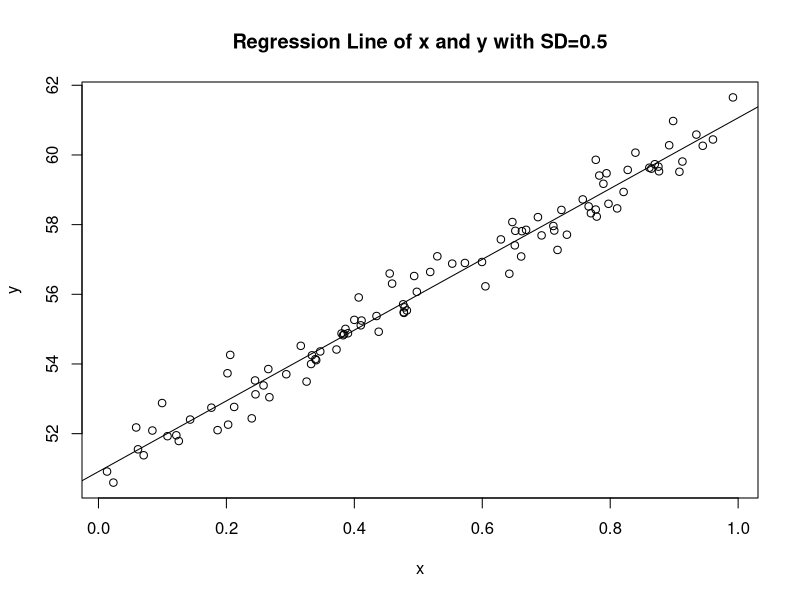
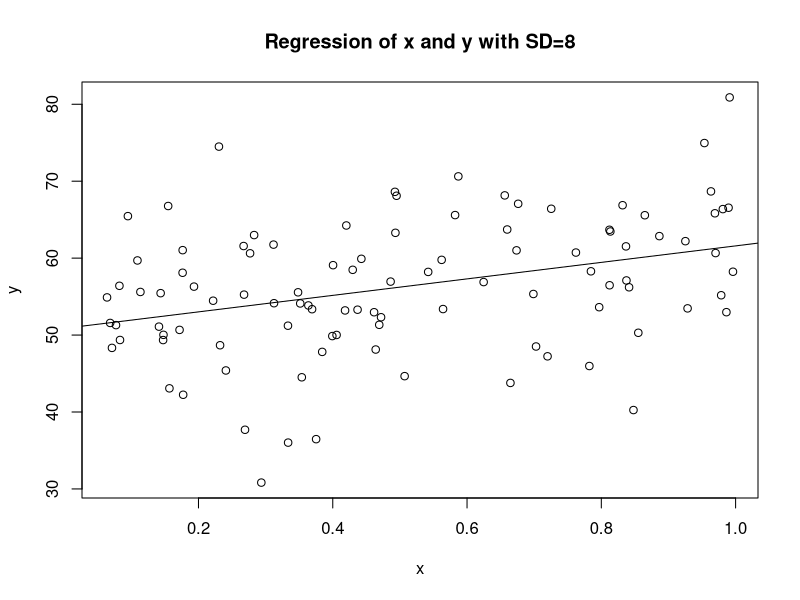
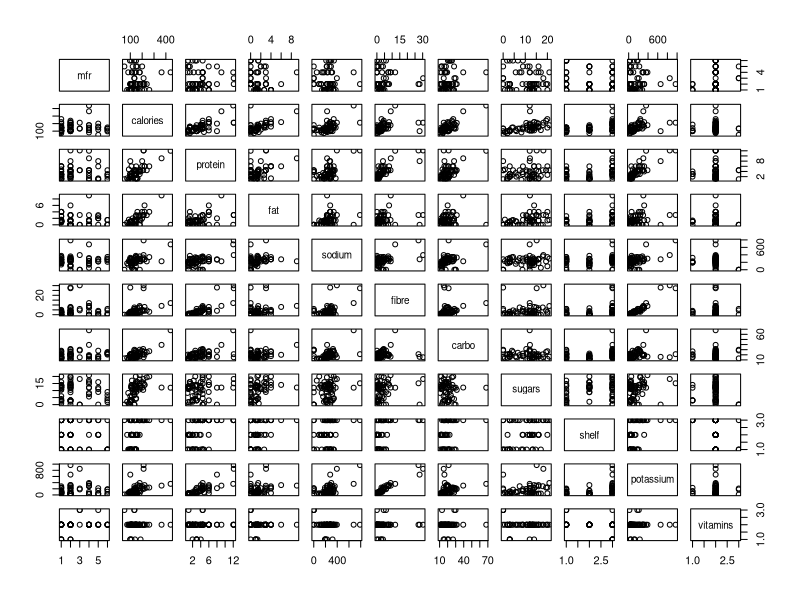

These charts were generated, in order, by the following R code:
## ---- chunk 1
knitr::opts_chunk$set(echo = TRUE)
## ---- chunk 2
set.seed(1)
x = runif(100,0,1)
y = 51 + 10*x + rnorm(100, mean=0, sd=.5)
SimulatedData = data.frame(cbind(x,y))

## ---- chunk 3
model<-lm(y~x, data=SimulatedData)
summary(model)
## ---- chunk 4
plot(SimulatedData,
     main="Regression Line of x and y with SD=0.5",
     xlab = "x",
     ylab = "y")
abline(model)
## ---- chunk 5
x1 = runif(100,0,1)
y1 = 51 + 10*x1 + rnorm(100, mean=0, sd=8)
SimulatedData2 = data.frame(cbind(x1,y1))

model2<-lm(y1~x1, data=SimulatedData2)
summary(model2)
plot(SimulatedData2,
     main="Regression of x and y with SD=8",
     xlab="x",
     ylab="y")
abline(model2)

## ---- chunk 6
model_quad<-lm(y1~poly(x1, degree =2, raw=TRUE),data=SimulatedData2)
model_cubic<-lm(y1~poly(x1,degree=3,raw=TRUE), data=SimulatedData2)
model_7th<-lm(y1~poly(x1,degree=7,raw=TRUE),data=SimulatedData2)
summary(model_quad)
summary(model_cubic)
summary(model_7th)
## ---- chunk 7
library(MASS)
data<-UScereal
## ---- chunk 8
data$shelf<-as.factor(data$shelf)
pairs(data)
## ---- chunk 9
model_data<-lm(calories~carbo+sugars, data=data)
## ---- chunk 10
summary(model_data)
confint(model_data, level = 0.95)
